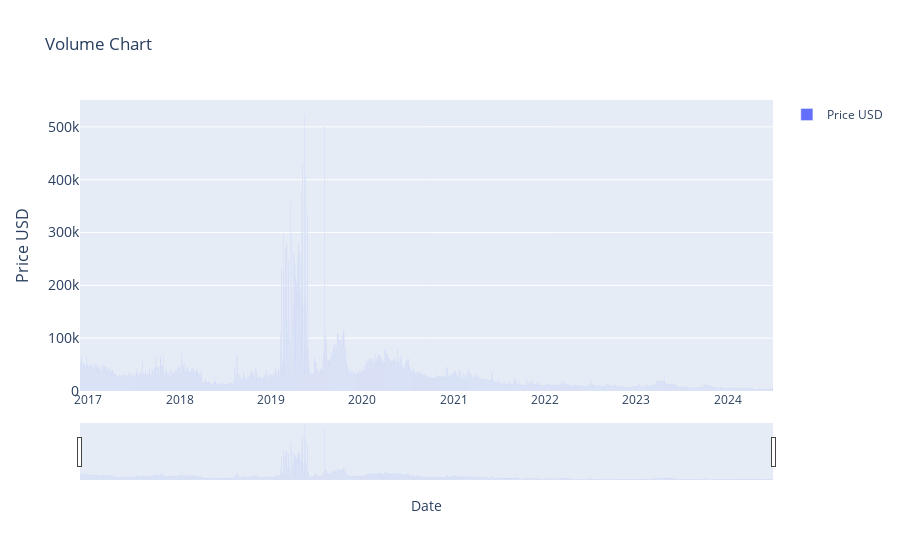

Write notebook code for a chart like this one.
### Markdown cell above
### Volume Indicatior (1) - DONE

### Code cell
# > Volume Indicatior (1)

import plotly.graph_objects as go
import pandas as pd
from ipywidgets import interact, DatePicker
import numpy as np

# renames current item to df
df = current_item.copy()

# Creating interactive widgets for date selectiont
start_date_picker = DatePicker(description='Start Date', value=START_DATE)
end_date_picker = DatePicker(description='End Date', value=END_DATE)

# Display the interactive widget
interact(lambda start_date, end_date: plot_historic_volume(df,  start_date, end_date),
         start_date=start_date_picker, end_date=end_date_picker)

### Figure 1 — Plotly figure (JSON) as saved in the notebook; plotly's stock layout.template omitted (floating-point values rounded to 4 significant figures; data arrays with more than 128 entries replaced by an {"elided": "..."} marker saying what was removed)
{"data": [{"name": "Price USD", "type": "bar", "x": {"elided": "2771 str values"}, "y": {"elided": "2771 int values"}}], "layout": {"showlegend": true, "title": {"text": "Volume Chart"}, "xaxis": {"rangeslider": {"visible": true}, "title": {"text": "Date"}, "type": "date"}, "yaxis": {"tickfont": {"size": 14}, "title": {"font": {"size": 16}, "text": "Price USD"}}}}
